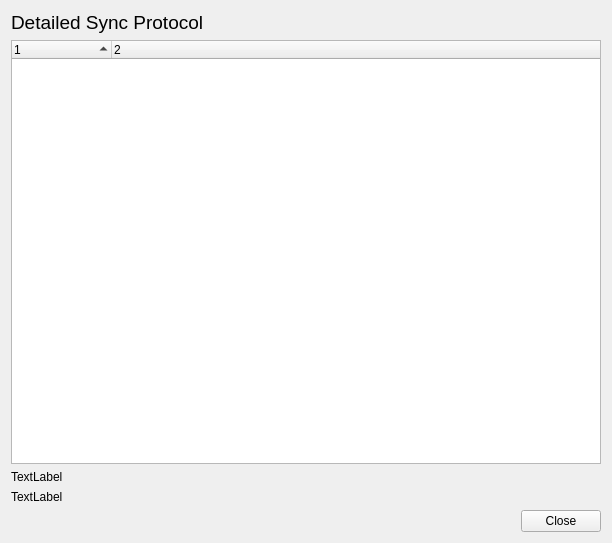
<?xml version="1.0" encoding="UTF-8"?>
<ui version="4.0">
 <class>Mirall::_fileItemDialog</class>
 <widget class="QWidget" name="Mirall::_fileItemDialog">
  <property name="geometry">
   <rect>
    <x>0</x>
    <y>0</y>
    <width>612</width>
    <height>543</height>
   </rect>
  </property>
  <property name="windowTitle">
   <string>Form</string>
  </property>
  <layout class="QGridLayout" name="gridLayout">
   <item row="0" column="0">
    <layout class="QVBoxLayout" name="verticalLayout">
     <item>
      <widget class="QLabel" name="label">
       <property name="font">
        <font>
         <pointsize>14</pointsize>
        </font>
       </property>
       <property name="text">
        <string>Detailed Sync Protocol</string>
       </property>
      </widget>
     </item>
     <item>
      <widget class="QTreeWidget" name="_treeWidget">
       <property name="alternatingRowColors">
        <bool>true</bool>
       </property>
       <property name="rootIsDecorated">
        <bool>true</bool>
       </property>
       <property name="uniformRowHeights">
        <bool>true</bool>
       </property>
       <property name="sortingEnabled">
        <bool>true</bool>
       </property>
       <property name="columnCount">
        <number>2</number>
       </property>
       <column>
        <property name="text">
         <string notr="true">1</string>
        </property>
       </column>
       <column>
        <property name="text">
         <string notr="true">2</string>
        </property>
       </column>
      </widget>
     </item>
     <item>
      <widget class="QLabel" name="_timelabel">
       <property name="text">
        <string>TextLabel</string>
       </property>
      </widget>
     </item>
     <item>
      <widget class="QLabel" name="_errorLabel">
       <property name="text">
        <string>TextLabel</string>
       </property>
      </widget>
     </item>
     <item>
      <widget class="QDialogButtonBox" name="_dialogButtonBox">
       <property name="standardButtons">
        <set>QDialogButtonBox::Close</set>
       </property>
      </widget>
     </item>
    </layout>
   </item>
  </layout>
 </widget>
 <resources/>
 <connections/>
</ui>
